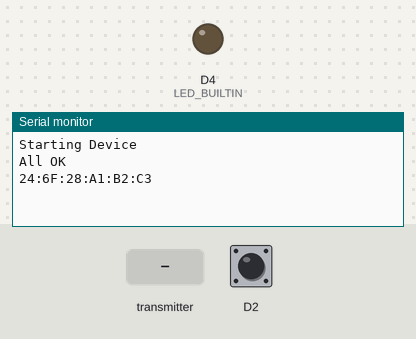
Simulated run of this program. Board: ESP8266 (Wemos D1 mini). Parts: output pins drawn as LEDs (lit = HIGH, except the on-board LED, lit = LOW), the last lines printed to the serial monitor. Inputs (shaded band) come from the test bench; at power-on: D2 HIGH.

Above: at 1.2 s.
1.3 s: D2 pulled LOW for 0.15 s
At 2.5 s:
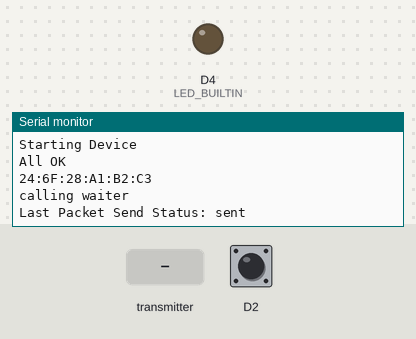
2.9 s: the transmitter starts sending respond = 1
At 3.21 s:
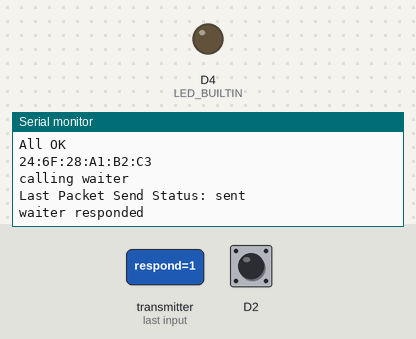

The program:

main.cpp
```cpp
#include <ESP8266WiFi.h>
#include <espnow.h>
#include <Ticker.h>
#include <JC_Button.h>

#define CHANNEL 1
#define device_id 2
// uint8_t nodeAddress[] = {0xFF, 0xFF, 0xFF, 0xFF, 0xFF, 0xFF};
uint8_t nodeAddress[] = {0x5C, 0xCF, 0x7F, 0xB2, 0xBB, 0xF0}; // 5C:CF:7F:B2:BB:F0

byte BUTTON_PIN(D2);
Button bellButton(BUTTON_PIN);

// Must match the receiver structure
typedef struct struct_message
{
  int deviceID;
  bool callState;
  bool respond;
} struct_message;

struct_message callData;
struct_message got;
Ticker t;

// Callback when data is sent
void OnDataSent(uint8_t *mac_addr, uint8_t sendStatus)
{
  Serial.print("Last Packet Send Status: ");
  Serial.println(sendStatus == 0 ? "sent" : "failed");
}

void gotData(uint8_t *mac, uint8_t *getdata, uint8_t len) // when data received
{
  memcpy(&got, getdata, sizeof(got));
  if (got.respond == true)
  {
    Serial.println("waiter responded");
  }
}

void data()
{
  digitalWrite(LED_BUILTIN, !digitalRead(LED_BUILTIN));
  esp_now_send(nodeAddress, (uint8_t *)&callData, sizeof(callData)); // Send message via ESP-NOW
}

void setup()
{
  Serial.begin(9600); // Init Serial Monitor
  Serial.printf("\n\n\n");
  Serial.println("Starting Device " + callData.deviceID);
  pinMode(LED_BUILTIN, OUTPUT);
  digitalWrite(LED_BUILTIN, HIGH);
  bellButton.begin();
  WiFi.mode(WIFI_AP_STA);

  if (esp_now_init() != ERR_OK) // Init ESP-NOW
  {
    Serial.println("Error initializing ESP-NOW");
    return;
  }
  else
  {
    Serial.println("All OK");
    Serial.println(WiFi.macAddress());
  }

  // Once ESPNow is successfully Init, we will register for Send CB to
  // get the status of Trasnmitted packet
  esp_now_set_self_role(ESP_NOW_ROLE_COMBO);
  esp_now_register_send_cb(OnDataSent);
  esp_now_register_recv_cb(gotData);
  esp_now_add_peer(nodeAddress, ESP_NOW_ROLE_COMBO, CHANNEL, NULL, 0); // Register peer
  // t.attach(2, data);
}

void loop()
{
  bellButton.read();
  if (bellButton.wasReleased())
  {
    callData.deviceID = device_id;
    callData.callState = true;
    Serial.println("calling waiter");
    esp_now_send(nodeAddress, (uint8_t *)&callData, sizeof(callData)); // Send message via ESP-NOW
  }
}
```

Measured:
- after the input at 1.3 s, the serial monitor: prints a new line after 0.15 s (image 1)
- after the input at 2.9 s, the serial monitor: prints a new line at once (image 2)
